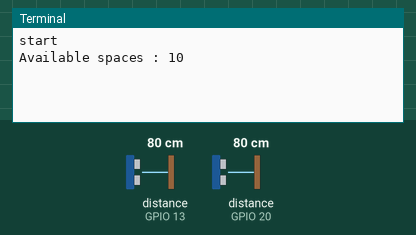
Simulated run of this program. Board: Raspberry Pi (BCM pin numbers). Parts: the last lines printed to the terminal. Inputs (shaded band) come from the test bench; at power-on: distance to the obstacle (sensors on GPIO 13, GPIO 20) 80 cm. The echo pulse lasts 58.3 µs per cm; the camera gives no picture and a still takes 0.5 s; the clock reads 2024-03-15 10:24:30 at power-on unless the program sets it.

Above: at 1.2 s.
1.3 s: distance to the obstacle (sensor on GPIO 13) set to 23 cm
At 2.6 s:
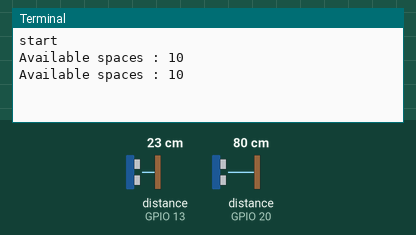
2.8 s: distance to the obstacle (sensor on GPIO 13) set to 17 cm
At 5.3 s:
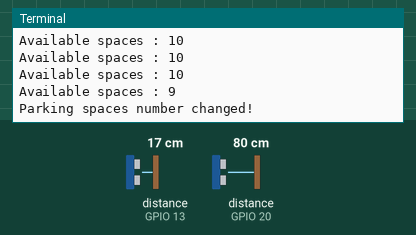
8.5 s: distance to the obstacle (sensor on GPIO 20) set to 23 cm
At 11.3 s:
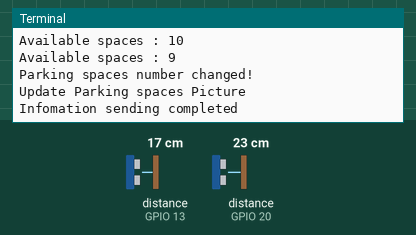
12.0 s: distance to the obstacle (sensor on GPIO 20) set to 19 cm
At 13.3 s:
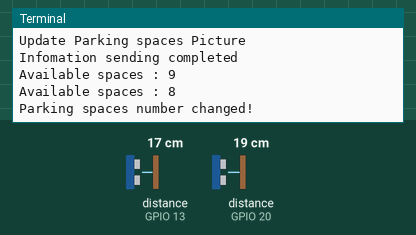
Timing chart, 0 to 14.5 s (numbered marks = the images above; inputs shaded):
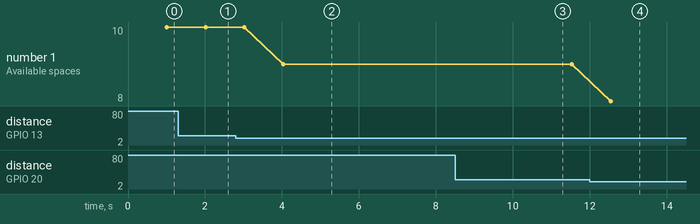

The program:

ultra.py
```python
import RPi.GPIO as gpio
import time,picamera,requests

def send_img(n):
    global total_area;
    global host
    global url
    global p_no

    files = {
        "filename" : open(url,"rb")
        }
    values = {
        "project_no" : p_no,
        "total_area" : total_area,
        "using_area" : n
        }

    requests.post(host,files=files,data=values)

    print "Infomation sending completed "

''' ----------------------------------------------------------------'''

def capture_camera(n):
    global url
    print "Update Parking spaces Picture"
    with picamera.PiCamera() as camera:
        camera.start_preview()
        time.sleep(3)
        camera.capture(url)
        camera.stop_preview()

        print "Infomation sending completed "
        #send_img(n)

''' ----------------------------------------------------------------'''

def ultrasono(total):

    temp = 0
    gpio.setmode(gpio.BCM)

    trig = 6
    echo = 13
    trig2 = 16
    echo2 = 20

    print "start"

    gpio.setup(trig, gpio.OUT)
    gpio.setup(echo, gpio.IN)
    gpio.setup(trig2, gpio.OUT)
    gpio.setup(echo2, gpio.IN)

    try :
        while True :
            num = 0

            gpio.output(trig, False)
            time.sleep(0.5)

            gpio.output(trig, True)
            time.sleep(0.00001)
            gpio.output(trig, False)

            while gpio.input(echo) == 0 :
                pulse_start = time.time()
            while gpio.input(echo) == 1 :
                pulse_end = time.time()


            gpio.output(trig2, False)
            time.sleep(0.5)

            gpio.output(trig2, True)
            time.sleep(0.00001)
            gpio.output(trig2, False)


            while gpio.input(echo2) == 0 :
                pulse_start2 = time.time()
            while gpio.input(echo2) == 1 :
                pulse_end2 = time.time()

            pulse_duration = pulse_end - pulse_start
            distance = pulse_duration * 17000
            distance = round(distance,2)

            pulse_duration2 = pulse_end2 - pulse_start2
            distance2 = pulse_duration2 * 17000
            distance2 = round(distance2,2)

            if(distance <= 20) :
                num = num + 1
            if(distance2 <= 20) :
                num = num + 1

            print "Available spaces : " + str((total-num))

            if(temp != num):
                print "Parking spaces number changed!"
                time.sleep(3)
                capture_camera(num)


            temp = num

    except :
        gpio.cleanup()


''' ----------------------------------------------------------------'''

p_no = "1"
c_no = "1"
total_area = 10

host = "http://117.17.187.138:12345/adminWeb/upload.jsp"
url = "/home/pi/Desktop/" + p_no + "_" + c_no + ".jpg"

ultrasono(total_area)
```

Measured:
- the behaviour switches between 21 and 20 cm on distance to the obstacle (sensor on GPIO 13) (found by bisection; images 1 and 2)
- the behaviour switches between 21 and 20 cm on distance to the obstacle (sensor on GPIO 20) (found by bisection; images 3 and 4)
- after the input at 2.8 s, the terminal: prints a new line after 1.2 s (image 2)
- after the input at 12.0 s, the terminal: prints a new line after 0.54 s (image 4)
- plotted number 1: 10 → 9 after the input at 2.8 s, 9 → 8 after the input at 12.0 s
